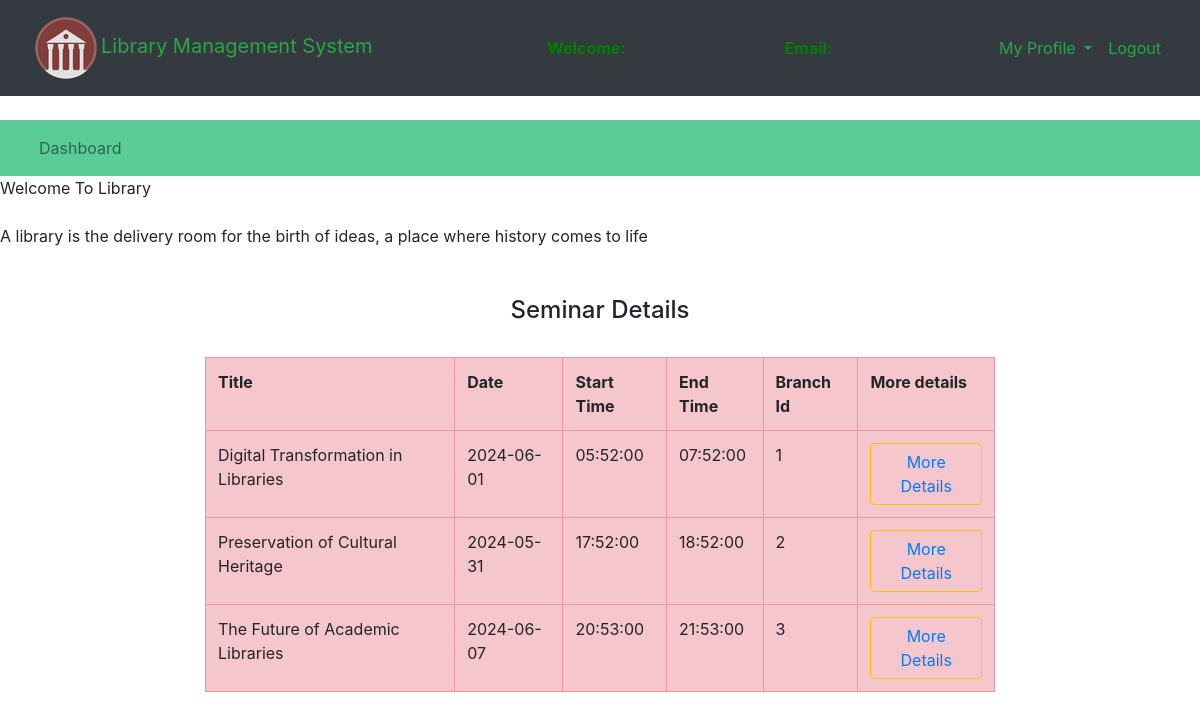
Page /librarians/view_seiminr_date.php on the committed database.
### tables this page shows
CREATE TABLE `seminar` (
  `s_id` int(11) NOT NULL,
  `title` varchar(150) NOT NULL,
  `seminar_date` date DEFAULT NULL,
  `start_time` time DEFAULT NULL,
  `end_time` time DEFAULT NULL,
  `branch_id` int(11) DEFAULT NULL
);

### librarians/view_seiminr_date.php (the view, shortened to what this page needs)
<?php
	$connection = mysqli_connect("localhost","root","");
	$query ="select * from seminar";
?>
<!DOCTYPE html>
<html>
<head>
	<link rel="stylesheet" type="text/css" href="../bootstrap-4.4.1/css/bootstrap.min.css">
</head>
<body>
	<nav class="navbar navbar-expand-lg navbar-dark bg-dark">
		<div class="container-fluid">
			<div class="navbar-header">
				<a class="navbar-brand text-success" href="librarians_dashboard.php"><img class="logo" src="logo.png">Library Management System </a>
			</div>
			<font style="color: green"><span><strong>Welcome: <?php echo $_SESSION['name']; ?></strong></span></font>
			<font style="color: green"><span><strong>Email: <?php echo $_SESSION['email']; ?></strong></font>
			<ul class="nav navbar-nav navbar-right">
				<li class="nav-item dropdown navbar-dark bg-company-red ">
					<a class="nav-link dropdown-toggle text-success" data-toggle="dropdown">My Profile </a>
				</li>
				<li class="nav-item">
					<a class="nav-link text-success" href="../logout.php">Logout</a>
				</li>
			</ul>
		</div>
	</nav><br>
	<nav class="navbar navbar-expand-lg navbar-light" style="background-color: #5ACC97">
		<div class="container-fluid">
		    <ul class="nav navbar-nav navbar-center">
		      <li class="nav-item">
		        <a class="nav-link" href="librarians_dashboard.php">Dashboard</a>
		      </li>
		    </ul>
		</div>
	</nav>
	<span>
		<marquee direction="left" bgcolor="pink" text-success>Welcome To Library </marquee>
	</span><br>
	<span>
		<marquee direction="right" bgcolor="yellow" text-success>A library is the delivery room for the birth of ideas, a place where history comes to life</marquee>
	</span><br><br>
	<center>
		<h4>Seminar Details</h4><br>
	</center>
	<div class="row">
		<div class="col-md-2"></div>
		<div class="col-md-8">
			<form>
				<table class="table table-bordered table-danger table-hover">
					<tr>
						<th>Title</th>
						<th>Date</th>
						<th>Start Time</th>
						<th>End Time</th>
						<th>Branch Id</th>
						<th>More details</th>
					</tr>
					<?php
					$query_run = mysqli_query($connection, $query);
					while ($row = mysqli_fetch_assoc($query_run)) {
						$title = $row['title'];
						$seminar_date = $row['seminar_date'];
						$start_time = $row['start_time'];
						$end_time = $row['end_time'];
						$branch_id = $row['branch_id'];
					?>
						<tr>
							<td><?php echo $title; ?></td>
							<td><?php echo $seminar_date; ?></td>
							<td><?php echo $start_time; ?></td>
							<td><?php echo $end_time; ?></td>
							<td><?php echo $branch_id ; ?></td>
							<td><button class="btn btn-outline-warning"><a href="speaker_seminar.php">More Details </a></button>
						</tr>
					<?php
					}
					?>
				</table>
			</form>
		</div>
		<div class="col-md-2"></div>
	</div>
</body>
</html>

### rows in the picture
seminar: title "Digital Transformation in Libraries", seminar_date "2024-06-01", start_time "05:52:00", end_time "07:52:00", branch "1"
seminar: title "Preservation of Cultural Heritage", seminar_date "2024-05-31", start_time "17:52:00", end_time "18:52:00", branch "2"
seminar: title "The Future of Academic Libraries", seminar_date "2024-06-07", start_time "20:53:00", end_time "21:53:00", branch "3"
